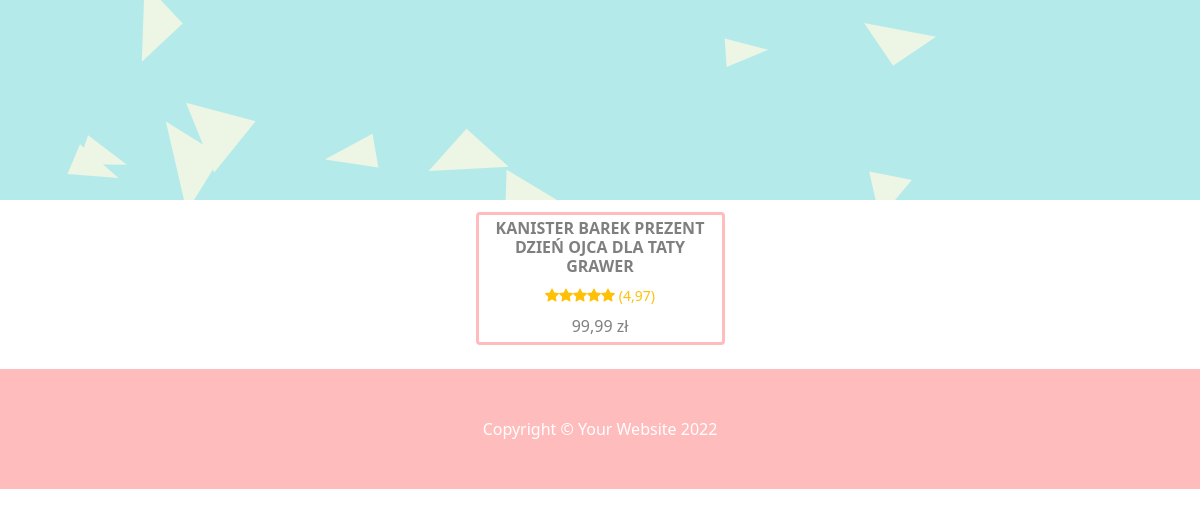
Before: / with the older database file.
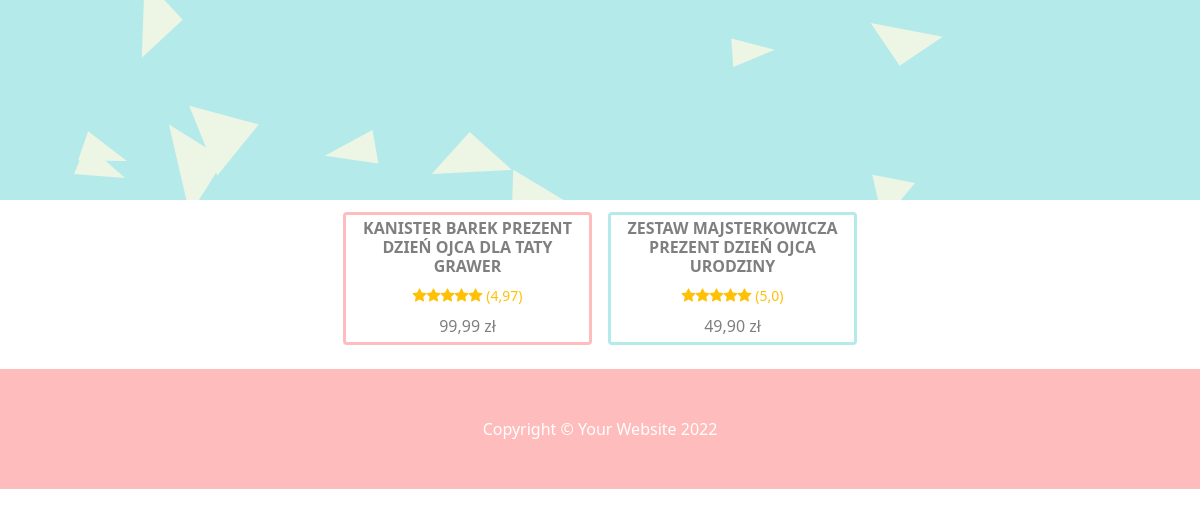
After: the same page with the newer database file.
### okazje_app/models.py (models this page shows, shortened)
class Item(models.Model):
    title = models.CharField(max_length=256)
    image = models.ImageField(null=True, blank=True)
    image_thumbnail = models.ImageField(null=True, blank=True)
    image_url = models.URLField(null=True, blank=True)
    price = models.FloatField(null=True, blank=True)
    url = models.URLField()
    description = models.TextField(null=True, blank=True)
    rating = models.FloatField(null=True, blank=True)
    rating_count = models.IntegerField(null=True, blank=True)
    slug = models.SlugField(null=False, unique=True)
    created = models.DateTimeField(auto_now_add=True)

### okazje_app/views.py (the view)
# urls.py: path('', Items.as_view()),
class Items(ListView):
    model = Item
    template_name = 'okazje_app/okazje.html'
    context_object_name = 'okazje'
    paginate_by = PAGINATE_NUMBER

### okazje_app/templates/okazje_app/okazje.html (shortened to what the changed rows need)
{% extends 'base.html' %}
{% load static %}
{% block content %}
    <section class="py-2">
        <div class="container px-1 px-lg-5 mt-1">
            <div class="row gx-2 gx-lg-3 row-cols-2 row-cols-md-3 row-cols-xl-4 justify-content-center">
                {% for okazja in okazje %}
                    <div class="col mb-3">
                        <a class="text-decoration-none text-black-50" href="" data-bs-toggle="modal"
                           data-bs-target="#Modal"
                           onclick="setModalProperties(`{{ okazja.slug }}`, `{{ okazja.title }}`,
                                   `{{ okazja.description }}`,`{{ okazja.url }}`, `{{ okazja.price }}`,
                                   `{{ okazja.rating }}`, `{{ okazja.rating_count }}`)">
                            <div class="card h-100 " style="border-color:
                                    {% if okazja.id|divisibleby:2 %}#B5EAEA{% else %}#FFBCBC{% endif %}; border-width: medium">
                                <div class="card-body p-1">
                                    <div class="text-center">
                                        <h6 class="fw-bolder">{{ okazja.title }}</h6>
                                        {% if okazja.rating %}
                                            <div class="d-flex justify-content-center small text-warning mb-2">
                                                <div class="bi-star{% if okazja.rating >= 0.75 %}-fill
                                                    {% elif okazja.rating >= 0.25 and okazja.rating < 0.75 %}-half
                                                    {% endif %}">
                                                </div>
                                                <div class="bi-star{% if okazja.rating >= 1.75 %}-fill
                                                    {% elif okazja.rating >= 1.25 and okazja.rating < 1.75 %}-half
                                                    {% endif %}">
                                                </div>
                                                <div class="bi-star{% if okazja.rating >= 2.75 %}-fill
                                                    {% elif okazja.rating >= 2.25 and okazja.rating < 2.75 %}-half
                                                    {% endif %}">
                                                </div>
                                                <div class="bi-star{% if okazja.rating >= 3.75 %}-fill
                                                    {% elif okazja.rating >= 3.25 and okazja.rating < 3.75 %}-half
                                                    {% endif %}">
                                                </div>
                                                <div class="bi-star{% if okazja.rating >= 4.75 %}-fill
                                                    {% elif okazja.rating >= 4.25 and okazja.rating < 4.75 %}-half
                                                    {% endif %}">
                                                </div>
                                                <div>
                                                    &nbsp({% if okazja.rating and okazja.rating_count %}{{ okazja.rating }}{% endif %})
                                                </div>
                                            </div>
                                        {% endif %}
                                        {{ okazja.price|floatformat:2 }} zł
                                    </div>
                                </div>
                            </div>
                        </a>
                    </div>
                {% endfor %}
            </div>
        </div>
    </section>
{% endblock %}

Changed rows visible on the page:
added Item: title "ZESTAW MAJSTERKOWICZA PREZENT DZIEŃ OJCA URODZINY", rating "5,0", price "49,90"
